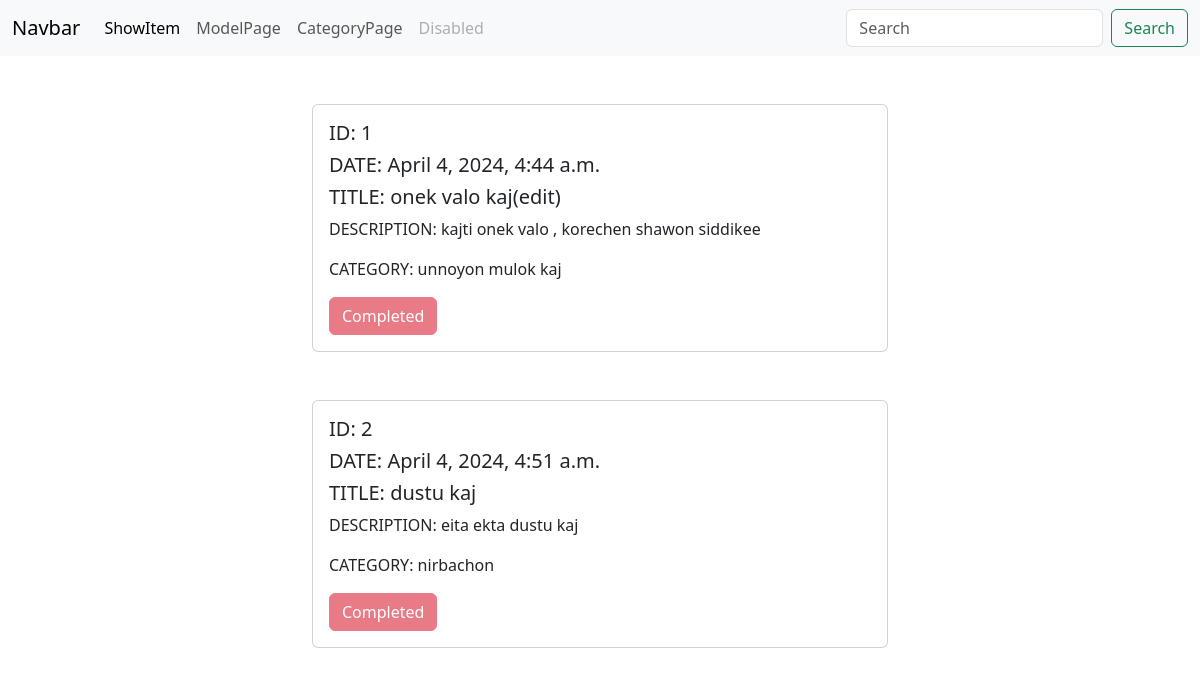
The page / on the database its author committed.
### taskmodel/models.py (models this page shows, shortened)
class TaskModel(models.Model):
    taskTitle = models.CharField(max_length=100)
    taskDescription= models.TextField()
    is_completed = models.BooleanField(default=False)
    Task_Assign_Date= models.DateTimeField(default=timezone.now)

### taskcategory/models.py (models this page shows, shortened)
class TaskCategory(models.Model):
    categoryName= models.CharField(max_length=100)
    task = models.ManyToManyField(TaskModel)

### assignment4/views.py (the view)
# urls.py: 2. Add a URL to urlpatterns:  path('', views.home, name='home')
def home(request):
    task_models = TaskModel.objects.all()
    task_categories = TaskCategory.objects.all()
    zipped_data = zip(task_models, task_categories)
    return render(request, 'home.html', {'zipped_data': zipped_data})

### templates/home.html
{% extends 'base.html' %}
{% load crispy_forms_tags %}
{% block content %}
<div class="container " style="margin: auto; width: 50%;">
    <div class="row justify-content-center ">
        {% for task_model, task_category in zipped_data %}
        <div class="col-mb-4 mt-5">
            <div class="card">
                <div class="card-body">
                    <h5 class="card-title"> ID: {{ task_model.id }}</h5>
                    <h5 class="card-title"> DATE: {{ task_model.Task_Assign_Date}}</h5>
                    <h5 class="card-title"> TITLE: {{ task_model.taskTitle }}</h5>
                    <p class="card-text"> DESCRIPTION: {{ task_model.taskDescription }}</p>
                    <p class="card-text"> CATEGORY: {{ task_category.categoryName }}</p>
                    {% if task_model.is_completed %}
                    <button class="btn btn-danger disabled">Completed</button>
                    {% else %}
                    <a href="{% url 'editmodel' task_model.id %}" class="btn btn-warning">Edit</a>
                    <a href="{% url 'dltmodel' task_model.id %}" class="btn btn-warning" Dis>Delete</a>
                    {% endif %}
                </div>
            </div>
        </div>
        {% endfor %}
    </div>
</div>
{% endblock %}

### templates/base.html (shortened to what this page needs)
<!DOCTYPE html>
<html lang="en">
<head>
    <link href="https://cdn.jsdelivr.net/npm/bootstrap@5.3.3/dist/css/bootstrap.min.css" rel="stylesheet">
</head>
<body>
    <nav class="navbar navbar-expand-lg bg-body-tertiary">
        <div class="container-fluid">
          <a class="navbar-brand" href="#">Navbar</a>
          <div class="collapse navbar-collapse" id="navbarSupportedContent">
            <ul class="navbar-nav me-auto mb-2 mb-lg-0">
              <li class="nav-item">
                <a class="nav-link active" aria-current="page" href="{% url 'homepage'%}">ShowItem</a>
              </li>
              <li class="nav-item">
                <a class="nav-link" href="{% url 'modelpage'%}">ModelPage</a>
              </li>
              <li class="nav-item">
                <a class="nav-link" href="{% url 'categorypage'%}">CategoryPage</a>
              </li>
              <li class="nav-item">
                <a class="nav-link disabled" aria-disabled="true">Disabled</a>
              </li>
            </ul>
            <form class="d-flex" role="search">
              <input class="form-control me-2" type="search" placeholder="Search" aria-label="Search">
              <button class="btn btn-outline-success" type="submit">Search</button>
            </form>
          </div>
        </div>
      </nav>
      {% block content %}
      {% endblock %}
</body>
</html>

### rows shown on the page
TaskModel: id "1", Task_Assign_Date "April 4, 2024, 4:44 a.m.", taskTitle "onek valo kaj(edit)", taskDescription "kajti onek valo , korechen shawon siddikee", categoryName "unnoyon mulok kaj", is_completed "Completed"
TaskModel: id "2", Task_Assign_Date "April 4, 2024, 4:51 a.m.", taskTitle "dustu kaj", taskDescription "eita ekta dustu kaj", categoryName "nirbachon", is_completed "Completed"
